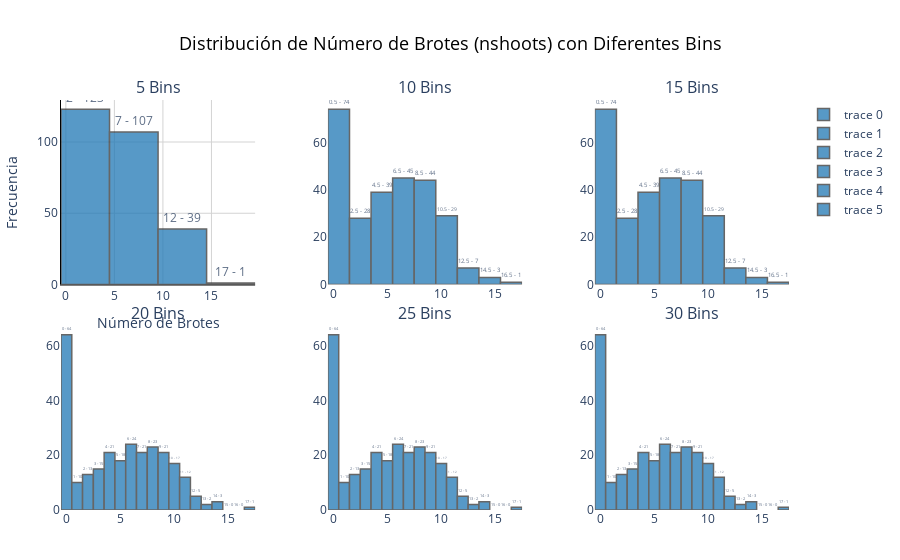

Source (notebook cell):
### Code cell
import pandas as pd
import plotly.graph_objects as go
from plotly.subplots import make_subplots

# Leer el archivo Excel 'trajan.xlsx' en un DataFrame
file_path = 'C:/Users/Acer/Downloads/trajan.xlsx'
df = pd.read_excel(file_path, engine='openpyxl')

# Definir una lista de diferentes números de bins
bins_list = [5, 10, 15, 20, 25, 30]

# Crear una figura con una cuadrícula de subplots
fig = make_subplots(
    rows=2, cols=3,  # Número de filas y columnas en la tabla
    subplot_titles=[f'{b} Bins' for b in bins_list],  # Títulos para cada histograma
    vertical_spacing=0.1,  # Espacio vertical entre subplots
    horizontal_spacing=0.1  # Espacio horizontal entre subplots
)

# Añadir histogramas a la figura
for i, bins in enumerate(bins_list):
    row = i // 3 + 1  # Determina la fila
    col = i % 3 + 1  # Determina la columna
    
    fig.add_trace(
        go.Histogram(
            x=df['nshoots'],
            nbinsx=bins,  # Número de bins ajustable
            marker=dict(color='#1f77b4', line=dict(color='#333333', width=1.5)),  # Color de las barras y el borde
            texttemplate='%{x} - %{y}',  # Mostrar el número de brotes y frecuencia en las barras
            textposition='outside',  # Posición del texto fuera de las barras
            opacity=0.75  # Opacidad de las barras
        ),
        row=row,
        col=col
    )

# Personalizar el diseño de la figura
fig.update_layout(
    title='Distribución de Número de Brotes (nshoots) con Diferentes Bins',  # Título del gráfico
    title_x=0.5,  # Alineación del título en el centro
    title_font=dict(size=18, color='#000000'),  # Fuente del título
    xaxis_title='Número de Brotes',  # Etiqueta del eje x
    yaxis_title='Frecuencia',  # Etiqueta del eje y
    xaxis=dict(
        title_font_size=14,
        tickfont_size=12,
        showgrid=True,  # Mostrar líneas de la cuadrícula
        gridcolor='lightgray',  # Color de la cuadrícula
        showline=True,  # Mostrar la línea del eje
        linecolor='black'  # Color de la línea del eje
    ),
    yaxis=dict(
        title_font_size=14,
        tickfont_size=12,
        showgrid=True,  # Mostrar líneas de la cuadrícula
        gridcolor='lightgray',  # Color de la cuadrícula
        showline=True,  # Mostrar la línea del eje
        linecolor='black'  # Color de la línea del eje
    ),
    plot_bgcolor='white',  # Color de fondo del gráfico
    paper_bgcolor='white',  # Color de fondo del papel
    margin=dict(l=50, r=50, t=100, b=50)  # Márgenes del gráfico
)

# Mostrar la figura
fig.show()

### Figure 1 — Plotly figure (JSON) as saved in the notebook; plotly's stock layout.template omitted (floating-point values rounded to 4 significant figures; data arrays with more than 128 entries replaced by an {"elided": "..."} marker saying what was removed)
{"data": [{"marker": {"color": "#1f77b4", "line": {"color": "#333333", "width": 1.5}}, "nbinsx": 5, "opacity": 0.75, "textposition": "outside", "texttemplate": "%{x} - %{y}", "type": "histogram", "x": {"elided": "270 int values"}, "xaxis": "x", "yaxis": "y"}, {"marker": {"color": "#1f77b4", "line": {"color": "#333333", "width": 1.5}}, "nbinsx": 10, "opacity": 0.75, "textposition": "outside", "texttemplate": "%{x} - %{y}", "type": "histogram", "x": {"elided": "270 int values"}, "xaxis": "x2", "yaxis": "y2"}, {"marker": {"color": "#1f77b4", "line": {"color": "#333333", "width": 1.5}}, "nbinsx": 15, "opacity": 0.75, "textposition": "outside", "texttemplate": "%{x} - %{y}", "type": "histogram", "x": {"elided": "270 int values"}, "xaxis": "x3", "yaxis": "y3"}, {"marker": {"color": "#1f77b4", "line": {"color": "#333333", "width": 1.5}}, "nbinsx": 20, "opacity": 0.75, "textposition": "outside", "texttemplate": "%{x} - %{y}", "type": "histogram", "x": {"elided": "270 int values"}, "xaxis": "x4", "yaxis": "y4"}, {"marker": {"color": "#1f77b4", "line": {"color": "#333333", "width": 1.5}}, "nbinsx": 25, "opacity": 0.75, "textposition": "outside", "texttemplate": "%{x} - %{y}", "type": "histogram", "x": {"elided": "270 int values"}, "xaxis": "x5", "yaxis": "y5"}, {"marker": {"color": "#1f77b4", "line": {"color": "#333333", "width": 1.5}}, "nbinsx": 30, "opacity": 0.75, "textposition": "outside", "texttemplate": "%{x} - %{y}", "type": "histogram", "x": {"elided": "270 int values"}, "xaxis": "x6", "yaxis": "y6"}], "layout": {"annotations": [{"font": {"size": 16}, "showarrow": false, "text": "5 Bins", "x": 0.1333, "xanchor": "center", "xref": "paper", "y": 1, "yanchor": "bottom", "yref": "paper"}, {"font": {"size": 16}, "showarrow": false, "text": "10 Bins", "x": 0.5, "xanchor": "center", "xref": "paper", "y": 1, "yanchor": "bottom", "yref": "paper"}, {"font": {"size": 16}, "showarrow": false, "text": "15 Bins", "x": 0.8667, "xanchor": "center", "xref": "paper", "y": 1, "yanchor": "bottom", "yref": "paper"}, {"font": {"size": 16}, "showarrow": false, "text": "20 Bins", "x": 0.1333, "xanchor": "center", "xref": "paper", "y": 0.45, "yanchor": "bottom", "yref": "paper"}, {"font": {"size": 16}, "showarrow": false, "text": "25 Bins", "x": 0.5, "xanchor": "center", "xref": "paper", "y": 0.45, "yanchor": "bottom", "yref": "paper"}, {"font": {"size": 16}, "showarrow": false, "text": "30 Bins", "x": 0.8667, "xanchor": "center", "xref": "paper", "y": 0.45, "yanchor": "bottom", "yref": "paper"}], "margin": {"b": 50, "l": 50, "r": 50, "t": 100}, "paper_bgcolor": "white", "plot_bgcolor": "white", "title": {"font": {"color": "#000000", "size": 18}, "text": "Distribución de Número de Brotes (nshoots) con Diferentes Bins", "x": 0.5}, "xaxis": {"anchor": "y", "domain": [0, 0.2667], "gridcolor": "lightgray", "linecolor": "black", "showgrid": true, "showline": true, "tickfont": {"size": 12}, "title": {"font": {"size": 14}, "text": "Número de Brotes"}}, "xaxis2": {"anchor": "y2", "domain": [0.3667, 0.6333]}, "xaxis3": {"anchor": "y3", "domain": [0.7333, 1]}, "xaxis4": {"anchor": "y4", "domain": [0, 0.2667]}, "xaxis5": {"anchor": "y5", "domain": [0.3667, 0.6333]}, "xaxis6": {"anchor": "y6", "domain": [0.7333, 1]}, "yaxis": {"anchor": "x", "domain": [0.55, 1], "gridcolor": "lightgray", "linecolor": "black", "showgrid": true, "showline": true, "tickfont": {"size": 12}, "title": {"font": {"size": 14}, "text": "Frecuencia"}}, "yaxis2": {"anchor": "x2", "domain": [0.55, 1]}, "yaxis3": {"anchor": "x3", "domain": [0.55, 1]}, "yaxis4": {"anchor": "x4", "domain": [0, 0.45]}, "yaxis5": {"anchor": "x5", "domain": [0, 0.45]}, "yaxis6": {"anchor": "x6", "domain": [0, 0.45]}}}
